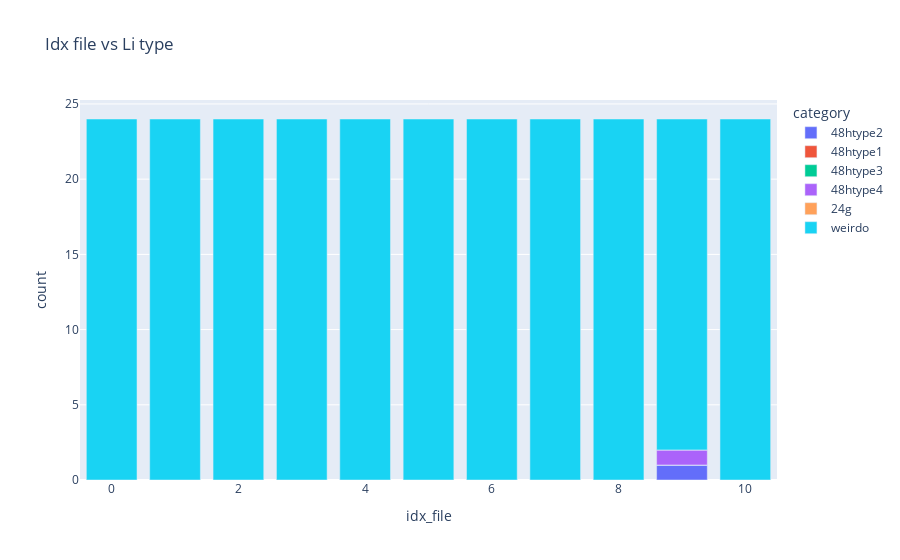

This figure's notebook cell:
### Code cell
labelling.get_amount_type(file_loc_important_cols, litype, el = "Li")
df_amount_type = mapping_labelling.plot_amount_type(file_loc_important_cols, litype, el, style, category_labels)
print(df_amount_type.sum())

### Figure 1 — Plotly figure (JSON) as saved in the notebook; plotly's stock layout.template omitted (floating-point values rounded to 4 significant figures)
{"data": [{"alignmentgroup": "True", "hovertemplate": "category=48htype2<br>idx_file=%{x}<br>count=%{y}<extra></extra>", "legendgroup": "48htype2", "marker": {"color": "#636efa", "pattern": {"shape": ""}}, "name": "48htype2", "offsetgroup": "48htype2", "orientation": "v", "showlegend": true, "textposition": "auto", "type": "bar", "x": [0, 1, 2, 3, 4, 5, 6, 7, 8, 9, 10], "xaxis": "x", "y": [0, 0, 0, 0, 0, 0, 0, 0, 0, 1, 0], "yaxis": "y"}, {"alignmentgroup": "True", "hovertemplate": "category=48htype1<br>idx_file=%{x}<br>count=%{y}<extra></extra>", "legendgroup": "48htype1", "marker": {"color": "#EF553B", "pattern": {"shape": ""}}, "name": "48htype1", "offsetgroup": "48htype1", "orientation": "v", "showlegend": true, "textposition": "auto", "type": "bar", "x": [0, 1, 2, 3, 4, 5, 6, 7, 8, 9, 10], "xaxis": "x", "y": [0, 0, 0, 0, 0, 0, 0, 0, 0, 0, 0], "yaxis": "y"}, {"alignmentgroup": "True", "hovertemplate": "category=48htype3<br>idx_file=%{x}<br>count=%{y}<extra></extra>", "legendgroup": "48htype3", "marker": {"color": "#00cc96", "pattern": {"shape": ""}}, "name": "48htype3", "offsetgroup": "48htype3", "orientation": "v", "showlegend": true, "textposition": "auto", "type": "bar", "x": [0, 1, 2, 3, 4, 5, 6, 7, 8, 9, 10], "xaxis": "x", "y": [0, 0, 0, 0, 0, 0, 0, 0, 0, 0, 0], "yaxis": "y"}, {"alignmentgroup": "True", "hovertemplate": "category=48htype4<br>idx_file=%{x}<br>count=%{y}<extra></extra>", "legendgroup": "48htype4", "marker": {"color": "#ab63fa", "pattern": {"shape": ""}}, "name": "48htype4", "offsetgroup": "48htype4", "orientation": "v", "showlegend": true, "textposition": "auto", "type": "bar", "x": [0, 1, 2, 3, 4, 5, 6, 7, 8, 9, 10], "xaxis": "x", "y": [0, 0, 0, 0, 0, 0, 0, 0, 0, 1, 0], "yaxis": "y"}, {"alignmentgroup": "True", "hovertemplate": "category=24g<br>idx_file=%{x}<br>count=%{y}<extra></extra>", "legendgroup": "24g", "marker": {"color": "#FFA15A", "pattern": {"shape": ""}}, "name": "24g", "offsetgroup": "24g", "orientation": "v", "showlegend": true, "textposition": "auto", "type": "bar", "x": [0, 1, 2, 3, 4, 5, 6, 7, 8, 9, 10], "xaxis": "x", "y": [0, 0, 0, 0, 0, 0, 0, 0, 0, 0, 0], "yaxis": "y"}, {"alignmentgroup": "True", "hovertemplate": "category=weirdo<br>idx_file=%{x}<br>count=%{y}<extra></extra>", "legendgroup": "weirdo", "marker": {"color": "#19d3f3", "pattern": {"shape": ""}}, "name": "weirdo", "offsetgroup": "weirdo", "orientation": "v", "showlegend": true, "textposition": "auto", "type": "bar", "x": [0, 1, 2, 3, 4, 5, 6, 7, 8, 9, 10], "xaxis": "x", "y": [24, 24, 24, 24, 24, 24, 24, 24, 24, 22, 24], "yaxis": "y"}], "layout": {"barmode": "relative", "legend": {"title": {"text": "category"}, "tracegroupgap": 0}, "title": {"text": "Idx file vs Li type"}, "xaxis": {"anchor": "y", "domain": [0, 1], "title": {"text": "idx_file"}}, "yaxis": {"anchor": "x", "domain": [0, 1], "title": {"text": "count"}}}}
